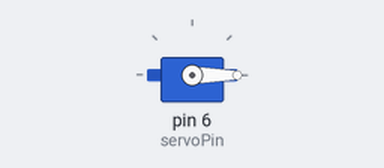
This sketch was run on a simulated Arduino Uno, built with avr-gcc and run on an emulated ATmega328P. Parts: servo.

Above: at 0.05 s.
At 1.5 s:
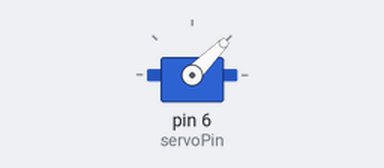
At 3.0 s:
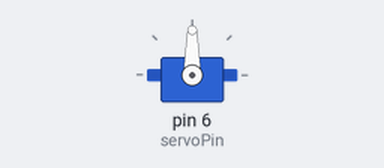
At 6.0 s:
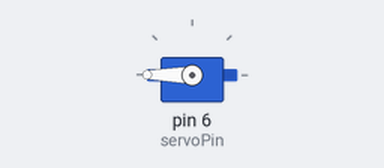
Timing chart, 0 to 7.8 s (numbered marks = the images above):
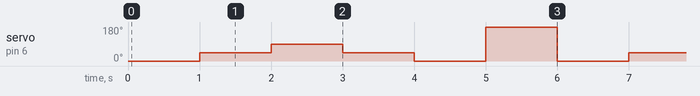

The sketch:

Servo.ino
```cpp
#include<Servo.h>
int servoPin = 6;
Servo s1;
void setup() {
s1.attach(servoPin);


}

void loop() {
 s1.write(0);
 delay(1000);
 s1.write(45);
 delay(1000);

 s1.write(90);
 delay(1000);
 s1.write(45);
 delay(1000);

  s1.write(0);
 delay(1000);
 s1.write(180);
 delay(1000);

}
```

Measured:
- by itself, servo on pin 6 (servoPin): repeats every 6.0 s: 90° 1.0 s, 45° 1.0 s, 0° 1.0 s, 180° 1.0 s, 0° 1.0 s, 45° 1.0 s
